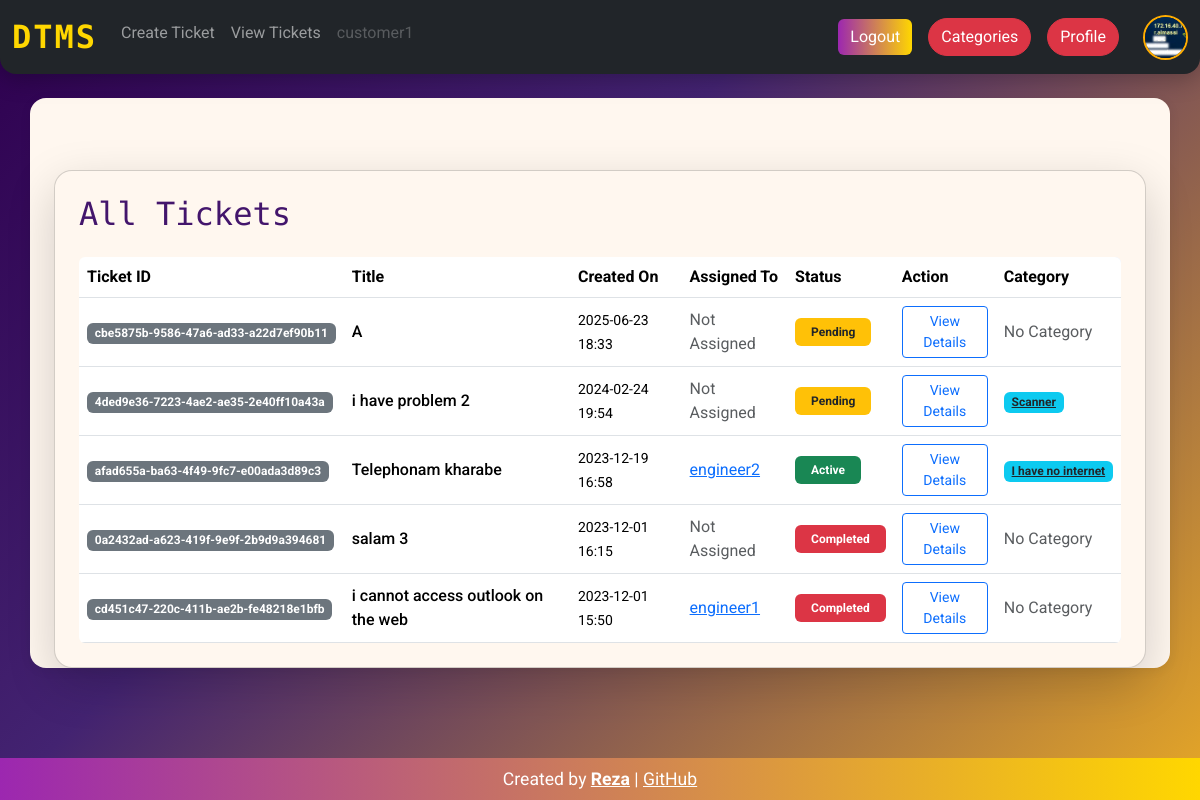
Page /ticket/all-tickets/ (signed in) on the earlier database version.
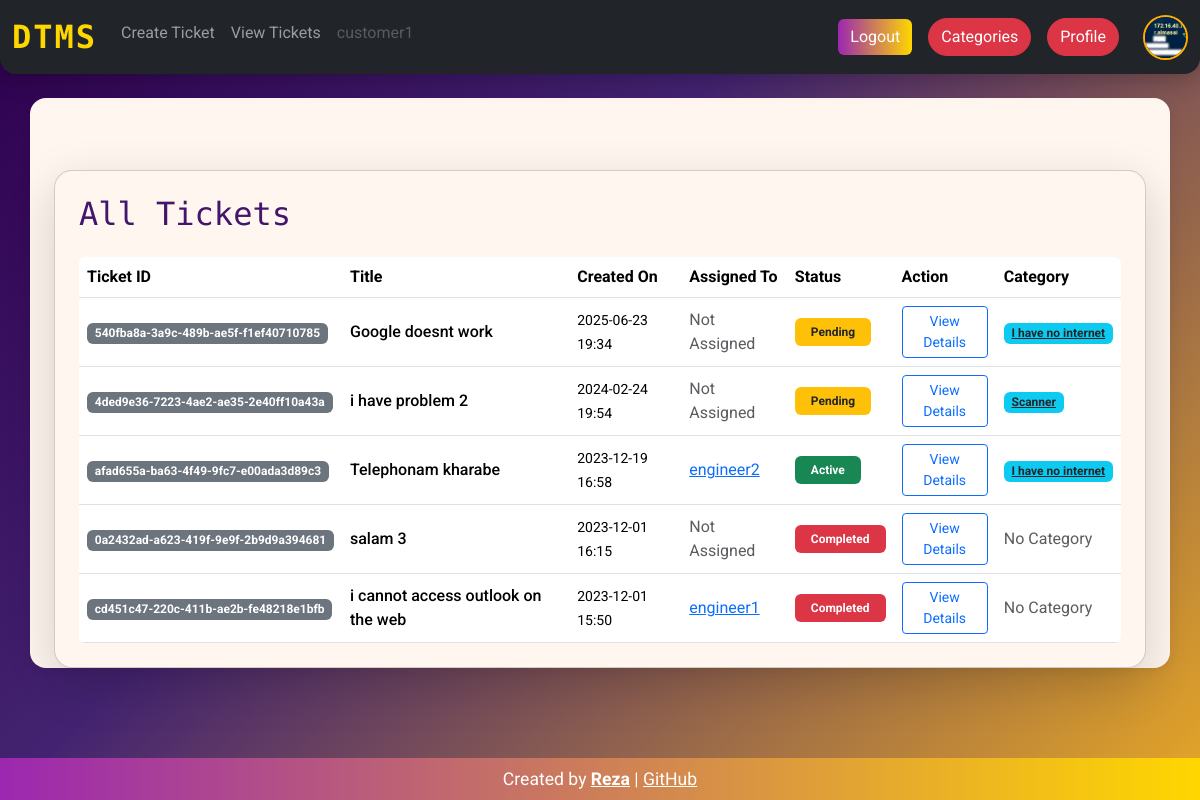
Same page on the later database version.
### ticket/models.py (models this page shows, shortened)
class Ticket(models.Model):
    status_choices = (
        ('Active' , 'Active'),
        ('Completed', 'Completed'),
        ('Pending' , 'Pending'),
    )
    mode_choices = (
        ('Incident' , 'Incident'),
        ('New Service', 'New Service'),
    )
    number = models.UUIDField(default=uuid.uuid4)
    title = models.CharField(max_length=100)
    description = models.TextField()
    created_by = models.ForeignKey(User, on_delete=models.CASCADE , related_name='created_by')
    date_created = models.DateTimeField(auto_now_add=True)
    assigned_to = models.ForeignKey(User, on_delete=models.SET_NULL, null=True , blank=True)
    is_resolved = models.BooleanField(default=False)
    accepted_date = models.DateTimeField(null=True, blank=True)
    closed_date = models.DateTimeField(null=True , blank=True)
    ticket_status = models.CharField(max_length=15 , choices=status_choices)
    solver = models.ForeignKey(User , related_name='solver',on_delete=models.SET_NULL, null=True , blank=True )
    site = models.ForeignKey(Site ,on_delete=models.SET_NULL, null=True , blank=True )
    category = models.ForeignKey(Category ,on_delete=models.SET_NULL, null=True , blank=True )
    solution = models.ForeignKey(Solution , on_delete=models.SET_NULL, null=True , blank=True)

### solutions/models.py (models this page shows, shortened)
class Category(models.Model):
    title = models.CharField(max_length=100, unique=True)
    description = models.TextField()
    date_created = models.DateTimeField(auto_now_add=True)
    slug = models.SlugField(max_length=255, unique=True , blank=True , null=True)
    parent = models.ForeignKey("self" , on_delete=models.CASCADE,  blank=True , null=True )
    class Meta :
        ordering = ('title',)
        verbose_name_plural = 'Categories'
    def __str__(self) :
        return self.title

### users/models.py (models this page shows)
class User(AbstractUser):
    mode_choices = (
        ('engineer' , 'engineer'),
        ('customer', 'customer'),
    )
    is_customer = models.BooleanField(default=False)
    is_engineer = models.BooleanField(default=False)
    site = models.ForeignKey(Site ,on_delete=models.DO_NOTHING, null=True , blank=True)
    ssites = models.ManyToManyField(Site, related_name='ssites')
    contact = models.CharField(max_length=200,null=True , blank=True)
    image = models.ImageField(upload_to='profilepics', blank=True , null=True)
    phone_regex = RegexValidator(regex=r'^(\+\d{1,3})?,?\s?\d{8,13}', message="Phone number must be entered in the format: '+999999999'. Up to 15 digits allowed.")
    phone = models.CharField(validators=[phone_regex], max_length=17, null = True ,blank=True, unique = True) # validators should be a list
    def __str__(self) :
        return self.username

### ticket/views.py (the view)
# urls.py: path('all-tickets/', views.all_tickets  , name='all-tickets' ),
def all_tickets(request):
    tickets = Ticket.objects.filter(created_by=request.user).order_by('-date_created')
    context = {'tickets':tickets}
    return render(request, 'ticket/all_tickets.html' , context)

### templates/ticket/all_tickets.html (shortened to what this page needs)
{% extends 'base.html' %}
{% load widget_tweaks %}
{% block content %}
<div class="container my-5">
    <div class="card shadow-lg mx-auto" style="max-width: 1100px; border-radius: 18px;">
        <div class="card-body p-4">
            <h2 class="card-title mb-4" style="color: #43156c; font-family: 'Fira Mono', monospace;">
                 All Tickets
            </h2>
            <div class="table-responsive rounded" style="background: linear-gradient(90deg,#fff7ef,#e0eafc 99%);">
                <table class="table align-middle table-hover mb-0">
                    <thead class="thead-dark">
                        <tr>
                            <th scope="col">Ticket ID</th>
                            <th scope="col">Title</th>
                            <th scope="col">Created On</th>
                            <th scope="col">Assigned To</th>
                            <th scope="col">Status</th>
                            <th scope="col">Action</th>
                            <th scope="col">Category</th>
                        </tr>
                    </thead>
                    <tbody>
                        {% for ticket in tickets %}
                        <tr>
                            <td><span class="badge bg-secondary">{{ ticket.number }}</span></td>
                            <td><span style="font-weight:500;">{{ ticket.title }}</span></td>
                            <td><small>{{ ticket.date_created|date:"Y-m-d H:i" }}</small></td>
                            {% if ticket.assigned_to %}
                                <td><a href="{% url 'home' ticket.assigned_to.username %}" class="text-decoration-underline text-primary">{{ ticket.assigned_to }}</a></td>
                            {% else %}
                                <td><span class="text-muted">Not Assigned</span></td>
                            {% endif %}
                            {% if ticket.ticket_status == 'Active' %}
                                <td><span class="badge bg-success px-3 py-2">Active</span></td>
                            {% elif ticket.ticket_status == 'Pending' %}
                                <td><span class="badge bg-warning text-dark px-3 py-2">Pending</span></td>
                            {% elif ticket.ticket_status == 'Completed' %}
                                <td><span class="badge bg-danger px-3 py-2">Completed</span></td>
                            {% else %}
                                <td><span class="badge bg-secondary px-3 py-2">Unknown</span></td>
                            {% endif %}
                            <td>
                                <a href="{% url 'ticket-details' ticket.number %}" class="btn btn-outline-primary btn-sm">
                                    View Details
                                </a>
                            </td>
                            {% if ticket.category %}
                                <td>
                                    <a href="{% url 'category' ticket.category.pk %}" class="badge bg-info text-dark">
                                        {{ ticket.category }}
                                    </a>
                                </td>
                            {% else %}
                                <td><span class="text-muted">No Category</span></td>
                            {% endif %}
                        </tr>
                        {% endfor %}
                    </tbody>
                </table>
            </div>
        </div>
    </div>
</div>
{% endblock content %}

Differences in the rows shown:
removed Ticket: number "cbe5875b-9586-47a6-ad33-a22d7ef90b11", title "A", date_created "2025-06-23 18:33", shows "Not Assigned", ticket_status "Pending", shows "No Category"
added Ticket: number "540fba8a-3a9c-489b-ae5f-f1ef40710785", title "Google doesnt work", date_created "2025-06-23 19:34", shows "Not Assigned", ticket_status "Pending", category "I have no internet"
